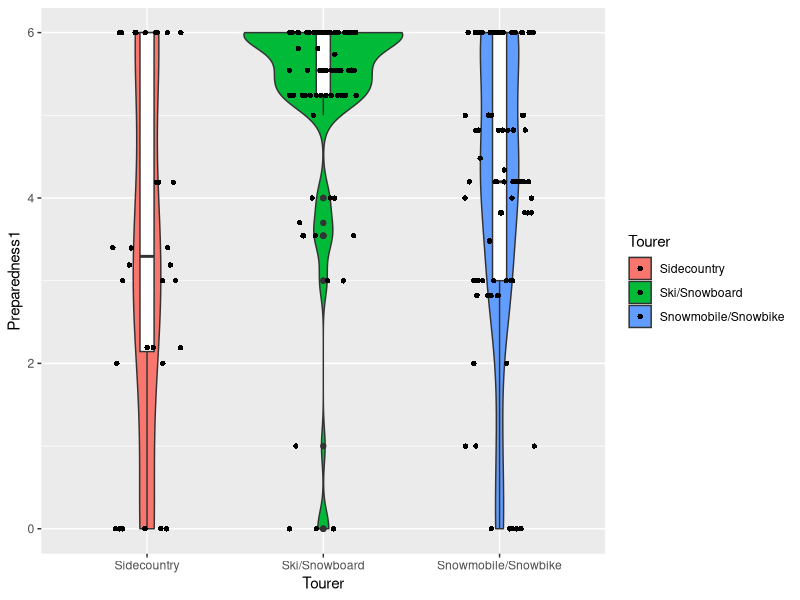
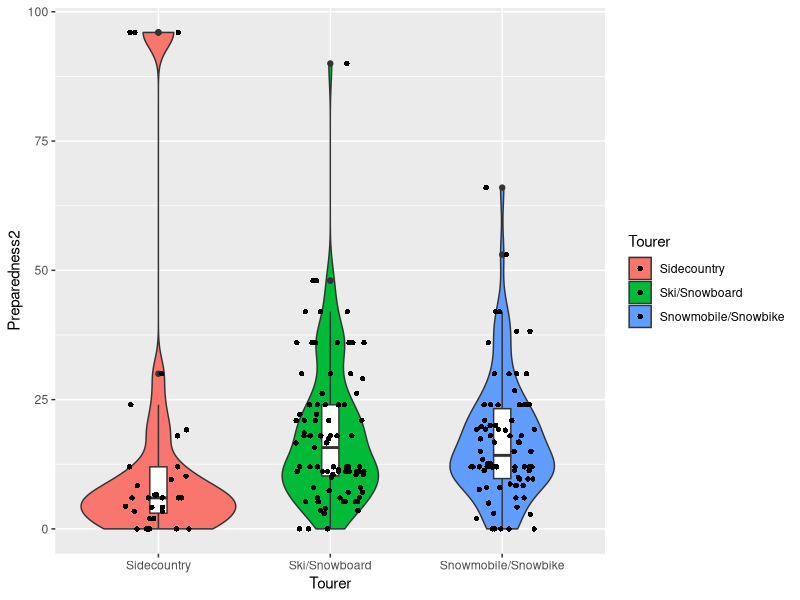
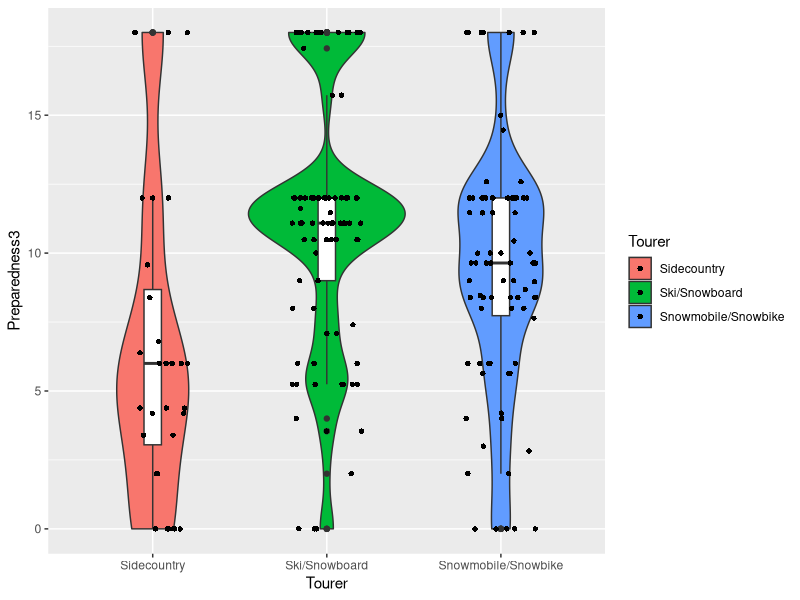
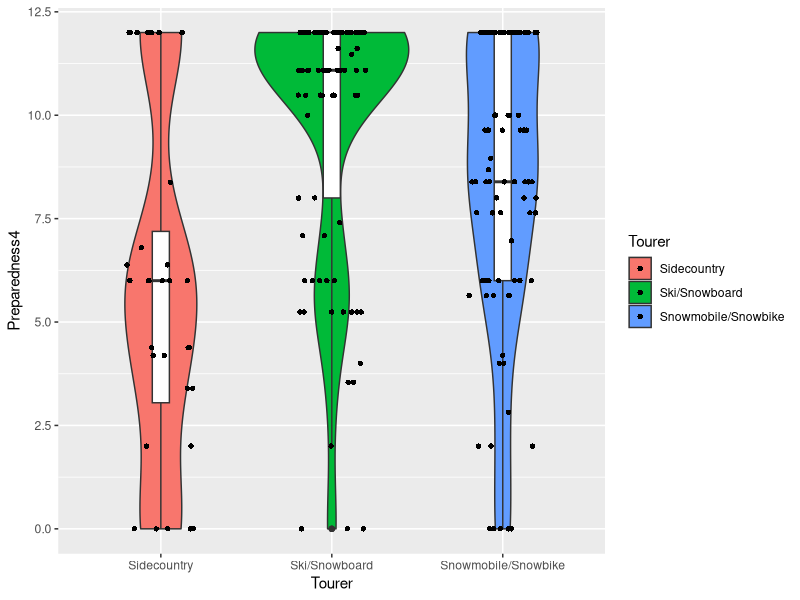
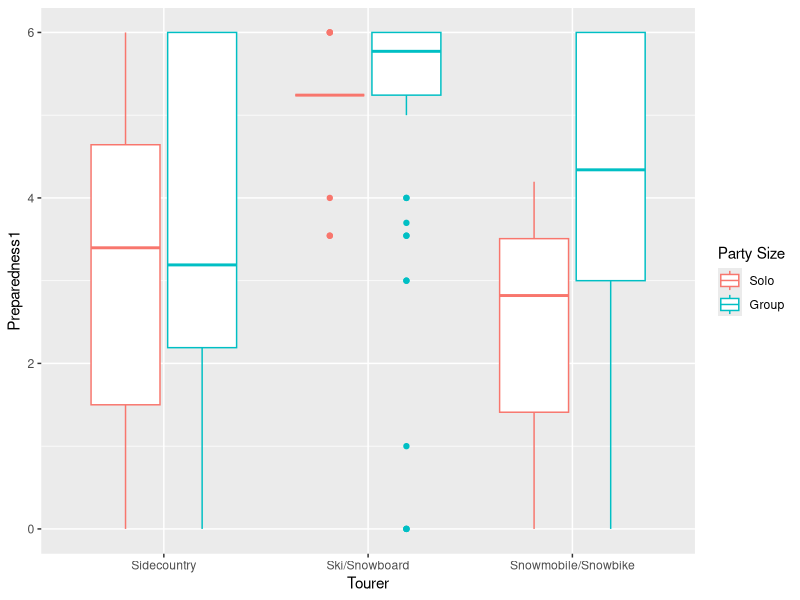
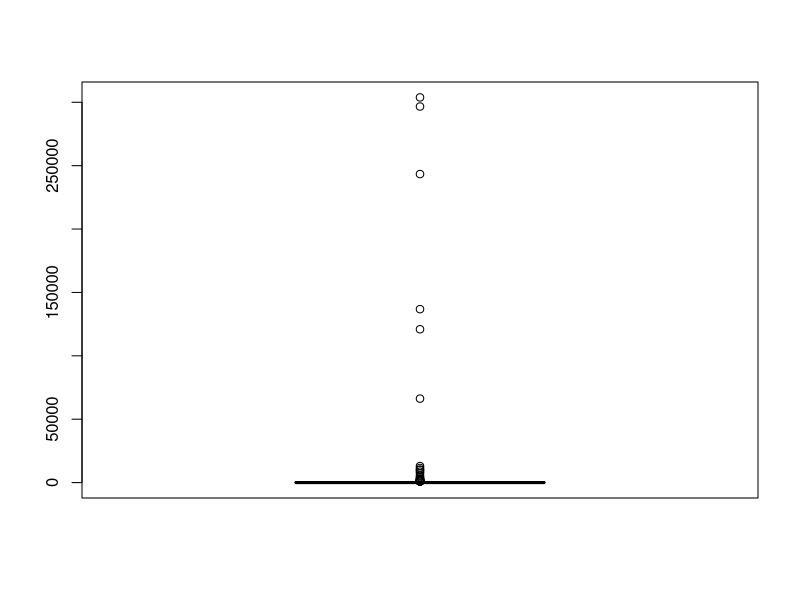
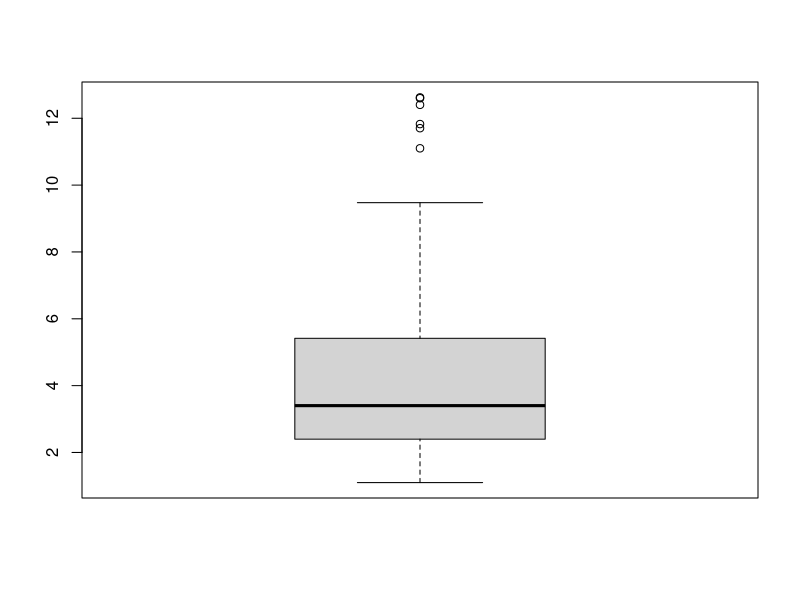
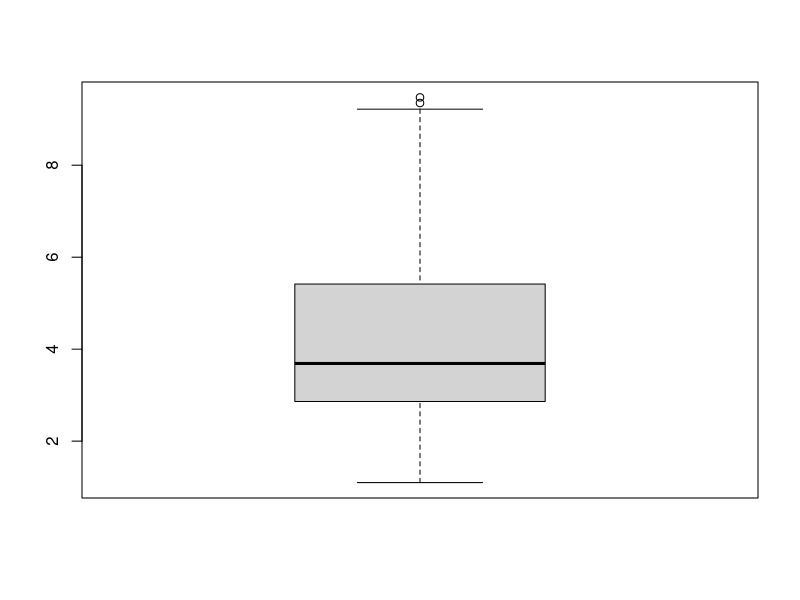

These figures' R source, in order:
## ---- chunk 1
knitr::opts_chunk$set(echo = F, warning = F, message = F, dpi = 600)

library(xtable)
options(xtable.comment = F)
## ---- chunk 2
library(readxl)
library(tidyverse)
library(ggplot2)
dat = readxl::read_excel('./data/Avalanche_data_raw.xlsx', sheet = 1, na = 'NR')

dat$Shovel = dplyr::recode(dat$Shovel,None = 0, Some = 1, All = 2)
dat$Beacon = dplyr::recode(dat$Beacon,None = 0, Some = 1, All = 2)
dat$Probe = dplyr::recode(dat$Probe,None = 0, Some = 1, All = 2)
## ---- chunk 3
impute.mean <- function(x) replace(x, is.na(x), mean(x, na.rm = TRUE))

dat = dat %>%
  group_by(Tourer) %>%
  mutate(
    Shovel = impute.mean(Shovel),
    Beacon = impute.mean(Beacon),
    Probe = impute.mean(Probe),
    Total_in_party = impute.mean(as.numeric(Total_in_party))
  )
## ---- chunk 4
dat = dat%>%
  rowwise()%>%mutate(Preparedness1 = sum(c(Shovel, Beacon, Probe), na.rm = T))



(p1 = ggplot(data = dat, aes(x = Tourer, y = Preparedness1, fill = Tourer))+
  geom_violin()+geom_boxplot(width = 0.08, fill = 'white')+geom_jitter(shape = 16, position = position_jitter(0.2)))
ggsave(p1, filename = './plots/figure1.jpg', width = 12, height = 8, dpi = 600, scale = 0.5)

## ---- chunk 5
dat = dat%>%
  rowwise()%>%mutate(Preparedness2 = sum(c(Shovel, Beacon, Probe), na.rm = T)* Total_in_party)

(p2 = ggplot(data = dat, aes(x = Tourer, y = Preparedness2, fill = Tourer))+
  geom_violin()+geom_boxplot(width = 0.1, fill = 'white')+geom_jitter(shape = 16, position = position_jitter(0.2)))
ggsave(p2, filename = './plots/figure2.jpg', width = 12, height = 8, dpi = 600, scale = 0.5)
## ---- chunk 6
dat$Total_in_party_cat = cut(dat$Total_in_party, breaks = c(-Inf,1,4,Inf),left = F, right = T)
dat = dat%>%
  rowwise()%>%mutate(Preparedness3 = sum(c(Shovel, Beacon, Probe), na.rm = T)* as.numeric(Total_in_party_cat))

(p3 = ggplot(data = dat, aes(x = Tourer, y = Preparedness3, fill = Tourer))+
  geom_violin()+geom_boxplot(width = 0.1, fill = 'white')+geom_jitter(shape = 16, position = position_jitter(0.2)))
ggsave(p3, filename = './plots/figure3.jpg', width = 12, height = 8, dpi = 600, scale = 0.5)
## ---- chunk 7
dat$Total_in_party_cat_bin = cut(dat$Total_in_party, breaks = c(-Inf,1,Inf),left = F, right = T)
dat = dat%>%
  rowwise()%>%mutate(Preparedness4 = sum(c(Shovel, Beacon, Probe), na.rm = T)* as.numeric(Total_in_party_cat_bin))

(p4 = ggplot(data = dat, aes(x = Tourer, y = Preparedness4, fill = Tourer))+
  geom_violin()+geom_boxplot(width = 0.1, fill = 'white')+geom_jitter(shape = 16, position = position_jitter(0.2)))
ggsave(p4, filename = './plots/figure4.jpg', width = 12, height = 8, dpi = 600, scale = 0.5)
## ---- chunk 8
bartlett.test(Preparedness1~Tourer, data = dat)
bartlett.test(Preparedness2~Tourer, data = dat)
bartlett.test(Preparedness3~Tourer, data = dat)
bartlett.test(Preparedness4~Tourer, data = dat)
## ---- chunk 9
fligner.test(Preparedness1~Tourer, data = dat)
fligner.test(Preparedness2~Tourer, data = dat)
fligner.test(Preparedness3~Tourer, data = dat)
fligner.test(Preparedness4~Tourer, data = dat)
## ---- chunk 10
prep.aov = aov(Preparedness1 ~ Tourer, data = dat)
xtable(summary(prep.aov), caption = 'One-way anova of Preparedness1 against Tourer')
## ---- chunk 11
prep.aov = aov(Preparedness2 ~ Tourer, data = dat)
xtable(summary(prep.aov), caption = 'One-way anova of Preparedness2 against Tourer')
## ---- chunk 12
prep.aov = aov(Preparedness3 ~ Tourer, data = dat)
xtable(summary(prep.aov), caption = 'One-way anova of Preparedness3 against Tourer')
## ---- chunk 13
prep.aov = aov(Preparedness4 ~ Tourer, data = dat)
xtable(summary(prep.aov), caption = 'One-way anova of Preparedness4 against Tourer')
## ---- chunk 14
prep.aov = aov(Preparedness3 ~ Tourer, data = dat)
xtable(TukeyHSD(prep.aov)$Tourer)
## ---- chunk 15
oneway.test(Preparedness1~Tourer, data = dat)
oneway.test(Preparedness2~Tourer, data = dat)
oneway.test(Preparedness3~Tourer, data = dat)
oneway.test(Preparedness4~Tourer, data = dat)
## ---- chunk 16
(p5 = ggplot(data = dat, aes(x = Tourer, y = Preparedness1, color = Total_in_party_cat_bin))+
  geom_boxplot()+
  labs(color = 'Party Size')+
  scale_color_discrete(name = 'Party Size', labels = c('Solo','Group')))
ggsave(p5, filename = './plots/figure5.jpg', width = 12, height = 8, dpi = 600, scale = 0.5)
  
## ---- chunk 17
dat$Total_in_party_cat_bin= dplyr::recode(dat$Total_in_party_cat_bin, `(-Inf,1]`='Solo', `(1, Inf]`='Group')

xtable(dat%>%group_by(Tourer, Total_in_party_cat_bin)%>%
  summarise(count = n(), mean = mean(Preparedness1, na.rm = T), sd = sd(Preparedness1, na.rm = T)))
## ---- chunk 18
car::leveneTest(Preparedness1~Tourer * Total_in_party_cat_bin, data = dat)
## ---- chunk 19
aov2<-aov(Preparedness1~Tourer * Total_in_party_cat_bin, data = dat)
car::Anova(aov2, type ='III')
## ---- chunk 20
boxplot(dat$Burial_time)
## ---- chunk 21
(irq = IQR(dat$Burial_time, na.rm = T))
(sum(!is.na(dat$Burial_time)))
(sum(dat$Burial_time>208, na.rm = T))
## ---- chunk 22
boxplot(log(dat$Burial_time))

## ---- chunk 23
sum(log(dat$Burial_time)>10,na.rm = T)
## ---- chunk 24
dat = dat%>%mutate(Log_Burial_time = log(Burial_time))
dat1 = dat[dat$Log_Burial_time>0,]
dat1 = dat1[dat1$Log_Burial_time < 10,]
## ---- chunk 25
boxplot(dat1$Log_Burial_time)
## ---- chunk 26
burial.aov1<-aov(Log_Burial_time ~ Tourer, data = dat1)
summary(burial.aov1)
## ---- chunk 27
(p6 = ggplot(data = dat, aes(x = Tourer, y = Log_Burial_time))+
  geom_boxplot()+
  ylab(paste0(expression(log),' (Burial Time)')))
ggsave(p6, filename = './plots/figure6.jpg', width = 12, height = 8, dpi = 600, scale = 0.5)
## ---- chunk 28
plot_dat<-dat1%>%select(Log_Burial_time, Tourer, Gender, Total_in_party_cat_bin, Preparedness1,Preparedness2, Preparedness3,Preparedness4, Avalanche_Type, Avalanche_Size_RP, Avalanche_Size_DF, Avalanche_Forcast, Elevation, Angle, Aspect)
plot_dat = plot_dat[plot_dat$Log_Burial_time<1000,]



library(gridExtra)
get_plot<-function(indep.var){
  stat_box_data<-function(y){
    return(
      data.frame(
        y = 300,
        label = paste0('n = ', sum(!is.na(y)), '\n',
                       'mu = ', round(mean(y, na.rm = T),2), '\n',
                       )
      )
    )
  }
  if(class(plot_dat[[indep.var]])=='numeric'){
    plt<-ggplot(data = plot_dat%>%select(Log_Burial_time, indep.var), 
                         aes_string(x = indep.var, y = 'Log_Burial_time'))+
                    geom_point()+geom_smooth(method = 'lm')+
                    theme(axis.text.x = element_text(angle = 45), text = element_text(size = 20))+
  ylab(paste0(expression(log),' (Burial Time)'))
  }else{
      plt<-ggplot(data = plot_dat%>%select(Log_Burial_time, indep.var), 
                         aes_string(x = indep.var, y = 'Log_Burial_time'))+
                  geom_boxplot()+
                  stat_summary(fun.data = stat_box_data, geom = 'text', hjust = 0.5, vjust = 0.9)+
                    theme(axis.text.x = element_text(angle = 45), text = element_text(size = 20))+
  ylab(paste0(expression(log),' (Burial Time)'))
    
  }
  x_label = case_when(indep.var == "Avalanche_Size_RP" ~ 'Avalanche Size (Relative)',
                      indep.var == "Avalanche_Size_DF" ~ 'Avalanche Size (Destructive)',
                      TRUE ~ indep.var
  )
  plt = plt + xlab(x_label)

return(plt)
}

p<-list()
for(indep.var in names(plot_dat)[-1]){
  p[[indep.var]] = get_plot(indep.var)
}
(p7 = do.call(grid.arrange, p))
ggsave(p7, filename = './plots/figure7.jpg', width = 20, height = 20, dpi = 600, scale = 1)
(p8 = get_plot('Preparedness4'))
ggsave(p8, filename = './plots/figure8.jpg', width = 20, height = 15, dpi = 600, scale = 0.6)
(p9 = get_plot('Avalanche_Size_RP'))
ggsave(p9, filename = './plots/figure9.jpg', width = 12, height = 8, dpi = 600, scale = 1)
(p10 = get_plot('Avalanche_Size_DF'))
ggsave(p10, filename = './plots/figure10.jpg', width = 12, height = 8, dpi = 600, scale = 1)


## ---- chunk 29
dat$Burial_time_15<-factor(as.numeric(dat$Burial_time<15), labels = c('more_than_15','less_than_15'))
contin_table<-table(dat$Burial_time_15, dat$Tourer)
xtable(contin_table)
bar_data <-data.frame(contin_table)
get_prop<-function(tourer){
  bar_data$Freq[bar_data$Var2==tourer & bar_data$Var1 =='less_than_15']/
    bar_data$Freq[bar_data$Var2==tourer & bar_data$Var1 =='more_than_15']
}
tourer = unique(dat$Tourer)
bar_data<-c(get_prop(tourer[1]), get_prop(tourer[2]),get_prop(tourer[3]))

barplot(bar_data, names.arg = tourer, ylab = 'Burial time <15/>15 min', xlab = 'Tourer')
jpeg(filename = './plots/figure11.jpg')
barplot(bar_data, names.arg = tourer, ylab = 'Burial time <15/>15 min', xlab = 'Tourer')
dev.off()
## ---- chunk 30
chisq.test(table(dat$Burial_time<15, dat$Tourer))
## ---- chunk 31
n_fun <-function(x){
  return(data.frame(y = 12, label = paste0('Mean = ', round(mean(x),2))))
}

oneway.test(Total_in_party ~ Tourer, data = dat)
(p12 = ggplot(data = dat, aes(x = Tourer, y = Total_in_party))+
  geom_boxplot()+ylab('Total in party')+
  stat_summary(fun.y = mean, geom = 'point', shape = 8, size = 4)+
  stat_summary(fun.data = n_fun, geom = 'text'))
ggsave(p12, filename = './plots/figure12.jpg', width = 12, height = 8, dpi = 600, scale = 0.6)
## ---- chunk 32
chisq.test(table(dat$Avalanche_Type, dat$Tourer))
contin_table<-table(dat$Avalanche_Type, dat$Tourer)
xtable(contin_table)
(p13 = ggplot(data = data.frame(contin_table), aes(x = Var1, y = Freq, fill = Var2))+ geom_bar(stat = 'identity',position = position_dodge())+
    labs(y = 'Frequency', x = 'Avalanche Type'))
ggsave(p13, filename = './plots/figure13.jpg', width = 12, height = 8, dpi = 600, scale = 0.5)
## ---- chunk 33
chisq.test(contin_table[c(2,4),])
## ---- chunk 34
chisq.test(table(dat$Avalanche_Size_RP, dat$Tourer))
contin_table<-table(dat$Avalanche_Size_RP, dat$Tourer)
xtable(contin_table)
(p14 = ggplot(data = data.frame(contin_table), aes(x = Var1, y = Freq, fill = Var2))+ geom_bar(stat = 'identity',position = position_dodge())+
  labs(x = 'Avalanche Size (Relative)', y = 'Frequency', fill = 'Tourer' ))
ggsave(p14, filename = './plots/figure14.jpg', width = 12, height = 8, dpi = 600, scale = 0.5)
## ---- chunk 35
kept = !dat$Avalanche_Size_RP%in%c('R5')
x = dat$Tourer[kept]
y = dat$Avalanche_Size_RP[kept]
y[y=='R3.5']<-'R3'
chisq.test(table(y,x))
contin_table<-table(y,x)
xtable(contin_table)
(p15 = ggplot(data = data.frame(contin_table), aes(x = y, y = Freq, fill = x))+ geom_bar(stat = 'identity',position = position_dodge())+labs(x = 'Avalanche Size (Relative)', y = 'Frequency', fill = 'Tourer')+
  labs(x = 'Avalanche Size (Relative)', y = 'Frequency', fill = 'Tourer' ))
ggsave(p15, filename = './plots/figure15.jpg', width = 12, height = 8, dpi = 600, scale = 0.5)
  




## ---- chunk 36
x = dat$Tourer
y = dat$Avalanche_Size_DF
y[y=='D2.5']<-'D2'
y[y=='D3.5']<-'D3'
y[y=='D1.5']<-'D1'
chisq.test(table(y,x))
contin_table<-table(y,x)
xtable(contin_table)
(p16 = ggplot(data = data.frame(contin_table), aes(x = y, y = Freq, fill = x))+ geom_bar(stat = 'identity',position = position_dodge())+
  labs(x = 'Avalanche Size (Destructive)', y = 'Frequency', fill = 'Tourer' ))
ggsave(p16, filename = './plots/figure16.jpg', width = 12, height = 8, dpi = 600, scale = 0.5)
## ---- chunk 37
kept = !dat$Avalanche_Size_RP%in%c('D1.5')
chisq.test(table(dat$Avalanche_Size_DF[kept], dat$Tourer[kept]))
contin_table<-table(dat$Avalanche_Size_DF[kept], dat$Tourer[kept])
xtable(contin_table)
(p17 = ggplot(data = data.frame(contin_table), aes(x = Var1, y = Freq, fill = Var2))+ geom_bar(stat = 'identity',position = position_dodge())+
  labs(x = 'Avalanche Size (Destructive)', y = 'Frequency', fill = 'Tourer' ))
ggsave(p17, filename = './plots/figure17.jpg', width = 12, height = 8, dpi = 600, scale = 0.5)
## ---- chunk 38

n_fun <-function(x){
  return(data.frame(y = 12, label = paste0('Mean = ', round(mean(x),2))))
}


dat$Burial_Depth<-as.numeric(dat$Burial_Depth)
oneway.test(Burial_Depth ~ Tourer, data = dat)
(p18 = ggplot(data = dat, aes(x = Tourer, y = Burial_Depth))+
  geom_boxplot()+
  stat_summary(fun.y = mean, geom = 'point', shape = 8, size = 4)+
  stat_summary(fun.data = n_fun, geom = 'text')+ylab('Burial Depth'))
ggsave(p18, filename = './plots/figure18.jpg', width = 12, height = 8, dpi = 600, scale = 0.5)
## ---- chunk 39
chisq.test(table(dat$Avalanche_Forcast, dat$Tourer))
contin_table<-table(dat$Avalanche_Forcast, dat$Tourer)
xtable(contin_table)
(p19 = ggplot(data = data.frame(contin_table), aes(x = Var1, y = Freq, fill = Var2))+ geom_bar(stat = 'identity',position = position_dodge()))
ggsave(p19, filename = './plots/figure19.jpg', width = 12, height = 8, dpi = 600, scale = 0.5)
  
